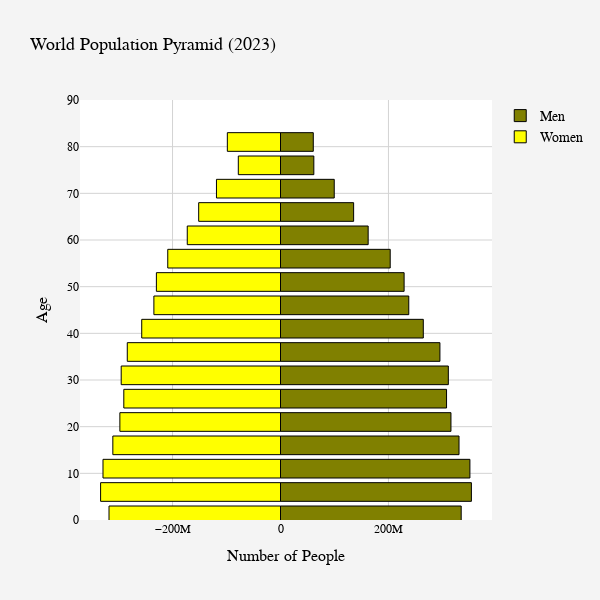

Source (notebook cell):
### Code cell
# Creating a population pyramid of the world
py.init_notebook_mode(connected=True)

ages = []
for a in range(0,80,5):
    ages.append(f"{a:02d}"+f"{a+4:02d}")

ages.append("80UP")

layout_world1 = go.Layout(
    title="World Population Pyramid (2023)",
    title_font=dict(size=18, color='black'),
    barmode='overlay',
    width=600,
    height=600,
    paper_bgcolor='#f4f4f4',
    plot_bgcolor='#ffffff',
    font=dict(family="Arial, sans-serif", size=14, color="black"),
    xaxis=dict(
        title='Number of People',
        title_font=dict(size=16),
        tickfont=dict(size=12),
        gridcolor='lightgray'
    ),
    yaxis=dict(
        range=[0, 90],
        title='Age',
        title_font=dict(size=16),
        tickfont=dict(size=12),
        gridcolor='lightgray'
    ),
    showlegend=True
)

bins_world1 = [go.Bar(x = world.loc[str(2023),:].filter(regex="Male").values,
               y = [int(s[:2])+1 for s in ages],
               orientation='h',
               name='Men',
               marker=dict(color='olive', line=dict(color='black', width=1)),
               hoverinfo='skip'
               ),

        go.Bar(x = -world.loc[str(2023),:].filter(regex="Female").values,
               y=[int(s[:2])+1 for s in ages],
               orientation='h',
               name='Women',
               marker=dict(color='yellow', line=dict(color='black', width=1)),
               hoverinfo='skip',
               )
        ]

py.iplot(dict(data=bins_world1, layout=layout_world1))

### Figure 1 — Plotly figure (JSON) as saved in the notebook; plotly's stock layout.template omitted (floating-point values rounded to 4 significant figures)
{"data": [{"hoverinfo": "skip", "marker": {"color": "olive", "line": {"color": "black", "width": 1}}, "name": "Men", "orientation": "h", "type": "bar", "x": [334765288, 353677898, 350908323, 330734289, 315810689, 307639362, 310933348, 295368359, 264576185, 237668148, 229011272, 203254223, 162420898, 135500657, 99573175, 61764493, 60745503], "y": [1, 6, 11, 16, 21, 26, 31, 36, 41, 46, 51, 56, 61, 66, 71, 76, 81]}, {"hoverinfo": "skip", "marker": {"color": "yellow", "line": {"color": "black", "width": 1}}, "name": "Women", "orientation": "h", "type": "bar", "x": [-317720103, -333286965, -328854130, -310627065, -297607203, -290279991, -295121795, -283877044, -257096669, -234564251, -229951766, -208886865, -172758277, -151572611, -118632451, -78182123, -98504674], "y": [1, 6, 11, 16, 21, 26, 31, 36, 41, 46, 51, 56, 61, 66, 71, 76, 81]}], "layout": {"barmode": "overlay", "font": {"color": "black", "family": "Arial, sans-serif", "size": 14}, "height": 600, "paper_bgcolor": "#f4f4f4", "plot_bgcolor": "#ffffff", "showlegend": true, "title": {"font": {"color": "black", "size": 18}, "text": "World Population Pyramid (2023)"}, "width": 600, "xaxis": {"gridcolor": "lightgray", "tickfont": {"size": 12}, "title": {"font": {"size": 16}, "text": "Number of People"}}, "yaxis": {"gridcolor": "lightgray", "range": [0, 90], "tickfont": {"size": 12}, "title": {"font": {"size": 16}, "text": "Age"}}}}
